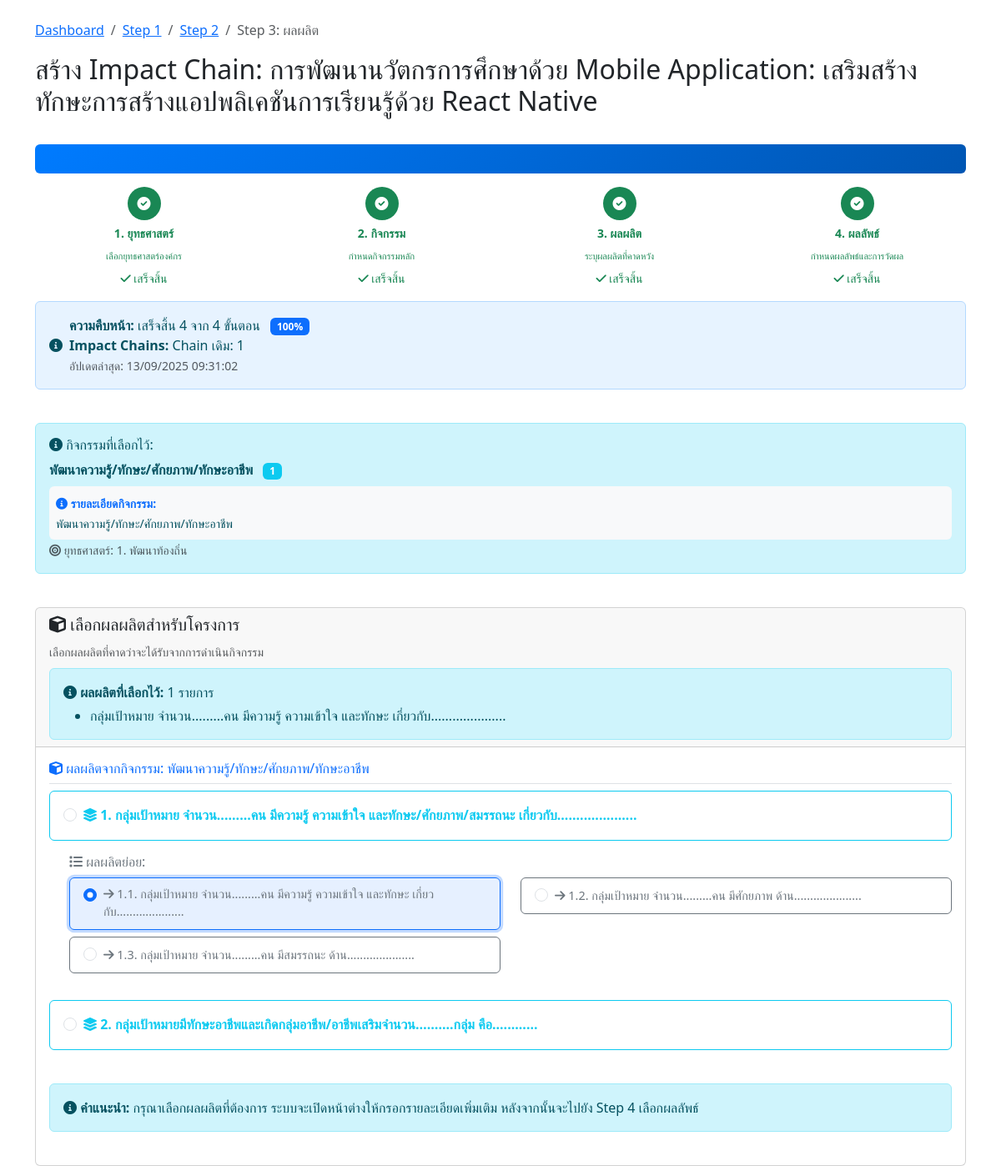
Screenshot of /impact-chain/step3-output.php?project_id=10 (signed in) with the database file from the repository.
### tables this page shows
CREATE TABLE `projects` (
  `id` int(11) NOT NULL,
  `project_code` varchar(50) NOT NULL COMMENT 'รหัสโครงการ',
  `name` varchar(500) NOT NULL COMMENT 'ชื่อโครงการ',
  `description` text DEFAULT NULL COMMENT 'รายละเอียดโครงการ',
  `objective` text DEFAULT NULL COMMENT 'วัตถุประสงค์โครงการ',
  `start_date` date DEFAULT NULL COMMENT 'วันที่เริ่มโครงการ',
  `end_date` date DEFAULT NULL COMMENT 'วันที่สิ้นสุดโครงการ',
  `budget` decimal(15,2) DEFAULT NULL COMMENT 'งบประมาณ',
  `organization` varchar(300) DEFAULT NULL COMMENT 'หน่วยงาน/องค์กร',
  `project_manager` varchar(200) DEFAULT NULL COMMENT 'ผู้จัดการโครงการ',
  `status` enum('incompleted','completed') DEFAULT 'incompleted' COMMENT 'สถานะโครงการ',
  `created_by` varchar(100) DEFAULT NULL COMMENT 'ผู้สร้าง',
  `created_at` timestamp NOT NULL DEFAULT current_timestamp(),
  `updated_at` timestamp NOT NULL DEFAULT current_timestamp() ON UPDATE current_timestamp(),
  `impact_chain_status` longtext DEFAULT NULL CHECK (json_valid(`impact_chain_status`)),
  `total_impact_chains` int(11) DEFAULT 0 COMMENT 'จำนวน Impact Chain ทั้งหมด',
  `current_chain_id` int(11) DEFAULT NULL COMMENT 'Impact Chain ที่กำลังทำอยู่'
);

CREATE TABLE `project_activities` (
  `id` int(11) NOT NULL,
  `project_id` int(11) NOT NULL COMMENT 'รหัสโครงการ',
  `activity_id` int(11) NOT NULL COMMENT 'รหัสกิจกรรม',
  `chain_sequence` int(11) DEFAULT 1,
  `created_by` varchar(100) DEFAULT NULL COMMENT 'ผู้สร้าง',
  `created_at` timestamp NOT NULL DEFAULT current_timestamp(),
  `updated_at` timestamp NOT NULL DEFAULT current_timestamp() ON UPDATE current_timestamp(),
  `act_details` text DEFAULT NULL
);

CREATE TABLE `activities` (
  `activity_id` int(11) NOT NULL,
  `strategy_id` int(11) NOT NULL,
  `activity_code` varchar(20) NOT NULL,
  `activity_name` varchar(500) NOT NULL,
  `activity_description` text DEFAULT NULL
);

CREATE TABLE `strategies` (
  `strategy_id` int(11) NOT NULL,
  `strategy_code` varchar(50) NOT NULL,
  `strategy_name` varchar(255) NOT NULL,
  `description` text DEFAULT NULL,
  `created_at` timestamp NOT NULL DEFAULT current_timestamp()
);

CREATE TABLE `project_outputs` (
  `id` int(11) NOT NULL,
  `project_id` int(11) NOT NULL COMMENT 'รหัสโครงการ',
  `output_id` int(11) NOT NULL COMMENT 'รหัสผลผลิต',
  `chain_sequence` int(11) DEFAULT 1,
  `output_details` text NOT NULL COMMENT 'รายละเอียดเพิ่มเติมของผลผลิต',
  `created_by` varchar(100) DEFAULT NULL COMMENT 'ผู้สร้าง',
  `created_at` timestamp NOT NULL DEFAULT current_timestamp(),
  `updated_at` timestamp NOT NULL DEFAULT current_timestamp() ON UPDATE current_timestamp()
);

CREATE TABLE `outputs` (
  `output_id` int(11) NOT NULL,
  `activity_id` int(11) NOT NULL,
  `output_sequence` varchar(10) DEFAULT NULL,
  `output_description` text NOT NULL,
  `target_details` text DEFAULT NULL
);

### impact-chain/step3-output.php (the view, shortened to what the rows shown need)
<?php
require_once '../config.php';
$project_id = isset($_GET['project_id']) ? (int)$_GET['project_id'] : 0;
$chain_sequence = isset($_GET['chain_sequence']) ? (int)$_GET['chain_sequence'] : 1;
$user_id = $_SESSION['user_id'];
$check_query = "SELECT * FROM projects WHERE id = ? AND created_by = ?";
$check_stmt = mysqli_prepare($conn, $check_query);
mysqli_stmt_bind_param($check_stmt, 'ii', $project_id, $user_id);
mysqli_stmt_execute($check_stmt);
$project_result = mysqli_stmt_get_result($check_stmt);
$project = mysqli_fetch_assoc($project_result);
$selected_activity = null;
$activity_query = "SELECT pa.activity_id, pa.act_details, a.activity_name, a.activity_code, a.activity_description, s.strategy_id, s.strategy_name
                   FROM project_activities pa
                   JOIN activities a ON pa.activity_id = a.activity_id
                   JOIN strategies s ON a.strategy_id = s.strategy_id
                   WHERE pa.project_id = ? AND pa.chain_sequence = ?";
$activity_stmt = mysqli_prepare($conn, $activity_query);
mysqli_stmt_bind_param($activity_stmt, 'ii', $project_id, $chain_sequence);
mysqli_stmt_execute($activity_stmt);
$activity_result = mysqli_stmt_get_result($activity_stmt);
if (mysqli_num_rows($activity_result) > 0) {
    $selected_activity = mysqli_fetch_assoc($activity_result);
} else {
    error_log("step3-output.php: No activity found, chain_sequence=$chain_sequence");
    $_SESSION['error_message'] = "กรุณาเลือกกิจกรรมก่อน";
    header("location: step2-activity.php?project_id=" . $project_id);
    exit;
}
$activity_id = $selected_activity['activity_id'];
$outputs_query = "SELECT o.*, a.activity_name, s.strategy_name
                  FROM outputs o
                  JOIN activities a ON o.activity_id = a.activity_id
                  JOIN strategies s ON a.strategy_id = s.strategy_id
                  WHERE o.activity_id = ?
                  ORDER BY o.output_sequence ASC, o.output_id ASC";
$outputs_stmt = mysqli_prepare($conn, $outputs_query);
mysqli_stmt_bind_param($outputs_stmt, 's', $activity_id);
mysqli_stmt_execute($outputs_stmt);
$outputs_result = mysqli_stmt_get_result($outputs_stmt);
$outputs = mysqli_fetch_all($outputs_result, MYSQLI_ASSOC);
$selected_outputs = [];
$selected_output_ids = [];
$selected_output_query = "SELECT po.output_id, o.output_description
                         FROM project_outputs po
                         JOIN outputs o ON po.output_id = o.output_id
                         WHERE po.project_id = ? AND po.chain_sequence = ?";
$selected_output_stmt = mysqli_prepare($conn, $selected_output_query);
mysqli_stmt_bind_param($selected_output_stmt, 'ii', $project_id, $chain_sequence);
mysqli_stmt_execute($selected_output_stmt);
$selected_output_result = mysqli_stmt_get_result($selected_output_stmt);
while ($output = mysqli_fetch_assoc($selected_output_result)) {
    $selected_outputs[] = $output;
    $selected_output_ids[] = $output['output_id'];
}
$grouped_outputs = [];
foreach ($outputs as $output) {
    $sequence = $output['output_sequence'];
    if (strpos($sequence, '.') === false) {
        $grouped_outputs[$sequence]['main'] = $output;
    } else {
        $main_sequence = explode('.', $sequence)[0];
        $grouped_outputs[$main_sequence]['sub'][] = $output;
    }
}
ksort($grouped_outputs);
?>
<!DOCTYPE html>
<html lang="th">
<head>
    <link href="https://cdn.jsdelivr.net/npm/bootstrap@5.3.0/dist/css/bootstrap.min.css" rel="stylesheet">
    <link href="https://cdnjs.cloudflare.com/ajax/libs/font-awesome/6.0.0/css/all.min.css" rel="stylesheet">
</head>
<body>
    <div class="container mt-4">
        <div class="row mb-4">
            <div class="col-12">
                <nav aria-label="breadcrumb">
                    <ol class="breadcrumb">
                    </ol>
                </nav>
                <?php if ($chain_sequence > 1): ?>
                    <h2><i class="fas fa-plus text-success"></i> เพิ่ม Impact Chain ใหม่ (ลำดับที่ <?php echo $chain_sequence; ?>): <?php echo htmlspecialchars($project['name']); ?></h2>
                    <div class="alert alert-success">
                        <i class="fas fa-info-circle"></i> <strong>Impact Chain ลำดับที่ <?php echo $chain_sequence; ?></strong> - เลือกผลผลิตสำหรับ Impact Chain ใหม่นี้
                    </div>
                <?php else: ?>
                    <h2>สร้าง Impact Chain: <?php echo htmlspecialchars($project['name']); ?></h2>
                <?php endif; ?>
            </div>
        </div>
        <div class="row mb-4">
            <div class="col-12">
                <div class="alert alert-info">
                    <div class="mb-0">
                        <strong><?php echo htmlspecialchars($selected_activity['activity_name']); ?></strong>
                        <span class="badge bg-info ms-2"><?php echo htmlspecialchars($selected_activity['activity_code']); ?></span>
                        <br>
                        <?php if (!empty($selected_activity['act_details'])): ?>
                        <div class="mt-2 p-2 bg-light rounded">
                            <small class="text-primary"><i class="fas fa-info-circle"></i> <strong>รายละเอียดกิจกรรม:</strong></small><br>
                            <small><?php echo nl2br(htmlspecialchars($selected_activity['act_details'])); ?></small>
                        </div>
                        <?php endif; ?>
                        <small class="text-muted">
                            <i class="fas fa-bullseye"></i> ยุทธศาสตร์: <?php echo $selected_activity['strategy_id']; ?>. <?php echo htmlspecialchars($selected_activity['strategy_name']); ?>
                        </small>
                    </div>
                </div>
            </div>
        </div>
        <div class="row">
            <div class="col-12">
                <div class="card">
                    <div class="card-header">
                        <?php if (!empty($selected_outputs)): ?>
                            <div class="mt-2">
                                <div class="alert alert-info mb-0">
                                    <ul class="mb-0 mt-1">
                                        <?php foreach ($selected_outputs as $output): ?>
                                            <li><?php echo htmlspecialchars($output['output_description']); ?></li>
                                        <?php endforeach; ?>
                                    </ul>
                                </div>
                            </div>
                        <?php endif; ?>
                    </div>
                    <div class="card-body">
                        <?php if (empty($outputs)): ?>
                            <div class="alert alert-warning">
                                <i class="fas fa-exclamation-triangle"></i> ไม่พบข้อมูลผลผลิตที่เกี่ยวข้องกับกิจกรรมที่เลือก
                            </div>
                            <div class="d-flex justify-content-between">
                                <button type="button" class="btn btn-outline-secondary btn-sm" onclick="goBack()">
                                    <i class="fas fa-arrow-left"></i> ย้อนกลับไปเลือกกิจกรรม
                                </button>
                                <button type="button" class="btn btn-success btn-sm" onclick="goToImpactPathway()">
                                    <i class="fas fa-check-circle"></i> เสร็จสิ้นและไป Impact Pathway
                                </button>
                            </div>
                        <?php else: ?>
                            <div class="mb-4">
                                <h6 class="text-primary border-bottom pb-2">
                                    <i class="fas fa-cube"></i> ผลผลิตจากกิจกรรม: <?php echo htmlspecialchars($selected_activity['activity_name']); ?>
                                </h6>
                                <?php
                                foreach ($grouped_outputs as $main_sequence => $group):
                                ?>
                                    <?php if (isset($group['main'])): ?>
                                        <div class="mb-4">
                                            <div class="row">
                                                <div class="col-12 mb-3">
                                                    <div class="card border-info output-card <?php echo in_array($group['main']['output_id'], $selected_output_ids) ? 'border-primary selected' : ''; ?>">
                                                        <div class="card-body">
                                                            <div class="form-check">
                                                                <input class="form-check-input" type="radio"
                                                                    name="selected_output" value="<?php echo $group['main']['output_id']; ?>"
                                                                    id="output_<?php echo $group['main']['output_id']; ?>"
                                                                    data-output-description="<?php echo htmlspecialchars($group['main']['output_description']); ?>"
                                                                    <?php echo in_array($group['main']['output_id'], $selected_output_ids) ? 'checked' : ''; ?>>
                                                                <label class="form-check-label fw-bold text-info" for="output_<?php echo $group['main']['output_id']; ?>">
                                                                    <i class="fas fa-layer-group"></i> <?php echo $group['main']['output_sequence']; ?>. <?php echo htmlspecialchars($group['main']['output_description']); ?>
                                                                </label>
                                                            </div>
                                                        </div>
                                                    </div>
                                                </div>
                                            </div>
                                            <?php if (isset($group['sub']) && !empty($group['sub'])): ?>
                                                <div class="ms-4">
                                                    <h6 class="text-secondary mb-2">
                                                        <i class="fas fa-list"></i> ผลผลิตย่อย:
                                                    </h6>
                                                    <div class="row">
                                                        <?php foreach ($group['sub'] as $sub_output): ?>
                                                            <div class="col-md-6 mb-2">
                                                                <div class="card border-secondary output-card <?php echo in_array($sub_output['output_id'], $selected_output_ids) ? 'border-primary selected' : ''; ?>">
                                                                    <div class="card-body py-2">
                                                                        <div class="form-check">
                                                                            <input class="form-check-input" type="radio"
                                                                                name="selected_output" value="<?php echo $sub_output['output_id']; ?>"
                                                                                id="output_<?php echo $sub_output['output_id']; ?>"
                                                                                data-output-description="<?php echo htmlspecialchars($sub_output['output_description']); ?>"
                                                                                <?php echo in_array($sub_output['output_id'], $selected_output_ids) ? 'checked' : ''; ?>>
                                                                            <label class="form-check-label text-secondary" for="output_<?php echo $sub_output['output_id']; ?>" style="font-size: 0.9rem;">
                                                                                <i class="fas fa-arrow-right"></i> <?php echo $sub_output['output_sequence']; ?>. <?php echo htmlspecialchars($sub_output['output_description']); ?>
                                                                            </label>
                                                                        </div>
                                                                    </div>
                                                                </div>
                                                            </div>
                                                        <?php endforeach; ?>
                                                    </div>
                                                </div>
                                            <?php endif; ?>
                                        </div>
                                    <?php endif; ?>
                                <?php endforeach; ?>
                                <div class="alert alert-info mt-4">
                                    <i class="fas fa-info-circle"></i>
                                    <strong>คำแนะนำ:</strong> กรุณาเลือกผลผลิตที่ต้องการ ระบบจะเปิดหน้าต่างให้กรอกรายละเอียดเพิ่มเติม หลังจากนั้นจะไปยัง Step 4 เลือกผลลัพธ์
                                </div>
                            </div>
                        <?php endif; ?>
                    </div>
                </div>
            </div>
        </div>
    </div>
</body>
</html>

### rows the page displays
projects: name "การพัฒนานวัตกรการศึกษาด้วย Mobile Application: เสริมสร้างทักษะการสร้างแอปพลิเคชันการเรียนรู้ด้วย React Native"
project_activities: activity.activity_name "พัฒนาความรู้/ทักษะ/ศักยภาพ/ทักษะอาชีพ", activity.activity_code "1", act_details "พัฒนาความรู้/ทักษะ/ศักยภาพ/ทักษะอาชีพ", strategies.strategy_id "1", strategies.strategy_name "พัฒนาท้องถิ่น"
project_outputs: output.output_description "กลุ่มเป้าหมาย จำนวน.........คน มีความรู้ ความเข้าใจ และทักษะ เกี่ยวกับ....................."
outputs: output_id "☐ 1. กลุ่มเป้าหมาย จำนวน........", output_sequence "1", output_description "กลุ่มเป้าหมาย จำนวน.........คน มีความรู้ ความเข้าใจ และทักษะ/ศักยภาพ/สมรรถนะ เกี่ยวกับ....................."
outputs: output_id "☑ 1.1. กลุ่มเป้าหมาย จำนวน......", output_sequence "1.1", output_description "กลุ่มเป้าหมาย จำนวน.........คน มีความรู้ ความเข้าใจ และทักษะ เกี่ยวกับ....................."
outputs: output_id "☐ 1.2. กลุ่มเป้าหมาย จำนวน......", output_sequence "1.2", output_description "กลุ่มเป้าหมาย จำนวน.........คน มีศักยภาพ ด้าน....................."
outputs: output_id "☐ 1.3. กลุ่มเป้าหมาย จำนวน......", output_sequence "1.3", output_description "กลุ่มเป้าหมาย จำนวน.........คน มีสมรรถนะ ด้าน....................."
outputs: output_id "☐ 2. กลุ่มเป้าหมายมีทักษะอาชีพแล", output_sequence "2", output_description "กลุ่มเป้าหมายมีทักษะอาชีพและเกิดกลุ่มอาชีพ/อาชีพเสริมจำนวน……....กลุ่ม คือ............"

### other values shown
$steps[$i]['name'] "ยุทธศาสตร์"
$steps[$i]['description'] "เลือกยุทธศาสตร์องค์กร"
$steps[$i]['name'] "กิจกรรม"
$steps[$i]['description'] "กำหนดกิจกรรมหลัก"
$steps[$i]['name'] "ผลผลิต"
$steps[$i]['description'] "ระบุผลผลิตที่คาดหวัง"
$steps[$i]['name'] "ผลลัพธ์"
$steps[$i]['description'] "กำหนดผลลัพธ์และการวัดผล"
$completed_count "4"
$progress_percentage "100"
date('d/m/Y H:i:s', strtotime($status['last_updated'])) "13/09/2025 09:31:02"
count($selected_outputs) "1"
